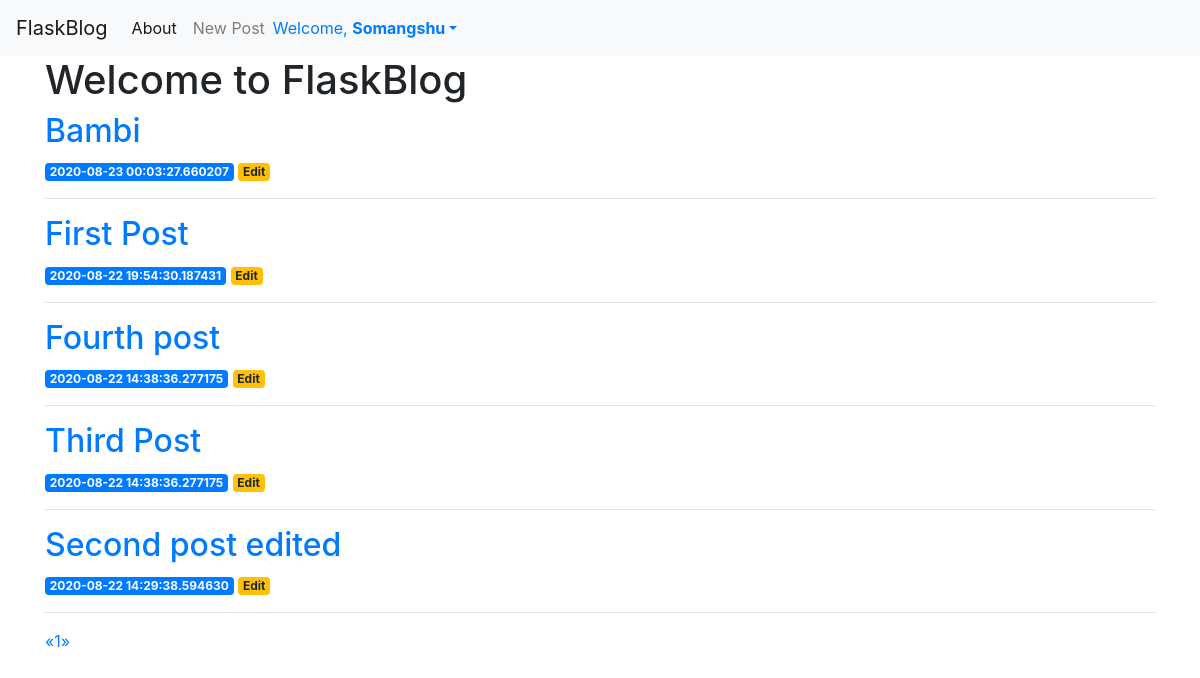
The page /index (signed in) on the database its author committed.
### app.py (models this page shows, shortened)
class User(UserMixin, db.Model):
    user_id = db.Column(db.Integer, primary_key=True)
    username = db.Column(db.String(64), index=True, unique=True)
    email = db.Column(db.String(120), index=True, unique=True)
    password = db.Column(db.String(128))
    authenticated = db.Column(db.Boolean, default=False)
    posts = db.relationship('Posts', backref='user', lazy='dynamic')

class Posts(db.Model):
    id = db.Column(db.Integer, primary_key = True)
    created = db.Column(db.TIMESTAMP, index = True, unique = False, default=datetime.datetime.now())
    title = db.Column(db.String(50), index = True, unique = False)
    content = db.Column(db.String(500), index = False, unique = False)
    user_id = db.Column(db.Integer, db.ForeignKey('user.user_id'))

### app.py (the view)
@app.route('/')
@app.route('/index')
def index():
    page =  request.args.get('page', 1, type=int)
    pagination = Posts.query.order_by(Posts.created.desc()).paginate(
        page, per_page=current_app.config['FLASKY_POSTS_PER_PAGE'],
        error_out=False)
    posts = pagination.items
    return render_template('index.html', posts=posts, pagination=pagination)

### app.py (called while the page is built)
@login_manager.user_loader
def load_user(user_id):
    return User.query.get(int(user_id))

### templates/index.html
{% extends 'base.html' %}
{% import "_macros.html" as macros %}
{% block content %}
    <h1>{% block title %} Welcome to FlaskBlog {% endblock %}</h1>
    {% for post in posts %}
        <a href="{{ url_for('post', post_id=post.id) }}">
            <h2>{{ post.title }}</h2>
        </a>
        <span class="badge badge-primary">{{ post.created }}</span>
        <a href="{{ url_for('edit', id=post.id) }}">
            <span class="badge badge-warning">Edit</span>
        </a>
        <hr>
    {% endfor %}
    <div class="pagination">
        {{ macros.pagination_widget(pagination, '.index') }}
    </div>
{% endblock %}

### templates/base.html (shortened to what this page needs)
<!doctype html>
<html lang="en">
  <head>
    <link rel="stylesheet" href="https://stackpath.bootstrapcdn.com/bootstrap/4.3.1/css/bootstrap.min.css">
  </head>
  <body>
    <nav class="navbar navbar-expand-md navbar-light bg-light">
        <a class="navbar-brand" href="{{ url_for('index')}}">FlaskBlog</a>
        <div class="collapse navbar-collapse" id="navbarNav">
            <ul class="navbar-nav">
            <li class="nav-item active">
                <a class="nav-link" href="#">About</a>
            </li>
            <li class="nav-item">
                <a class="nav-link" href="{{url_for('create')}}">New Post</a>
            </li>
            </ul>
            <div class="pull-right">
                <ul class="nav pull-right">
                    {% block navbar %}
                        {% if current_user.is_authenticated %}
                            <li class="dropdown"><a href="#" class="dropdown-toggle" data-toggle="dropdown">Welcome, <b class="caret">{{ current_user.username }}</b></a>
                        {% else %}
                            <li class="dropdown"><a href="#" class="dropdown-toggle" data-toggle="dropdown">Welcome, <b class="caret">Anonymous</b></a>
                        {% endif %}
                    {% endblock %}
                    </li>
                </ul>
              </div>
        </div>
    </nav>
    <div class="container">
        {% block content %} {% endblock %}
    </div>
  </body>
</html>

### rows shown on the page
User: username "Somangshu"
Posts: title "Bambi", created "2020-08-23 00:03:27.660207"
Posts: title "First Post", created "2020-08-22 19:54:30.187431"
Posts: title "Fourth post", created "2020-08-22 14:38:36.277175"
Posts: title "Third Post", created "2020-08-22 14:38:36.277175"
Posts: title "Second post edited", created "2020-08-22 14:29:38.594630"

### other values the page prints
{{ p }} "1"
